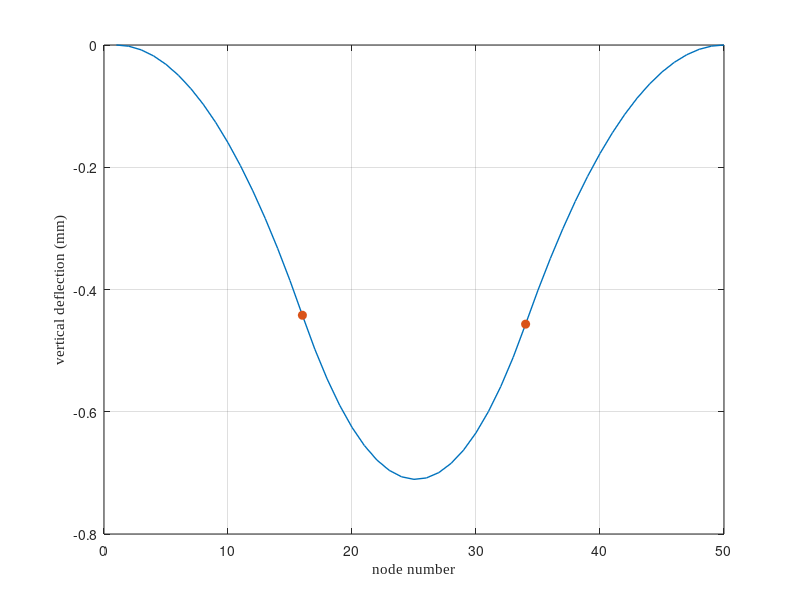
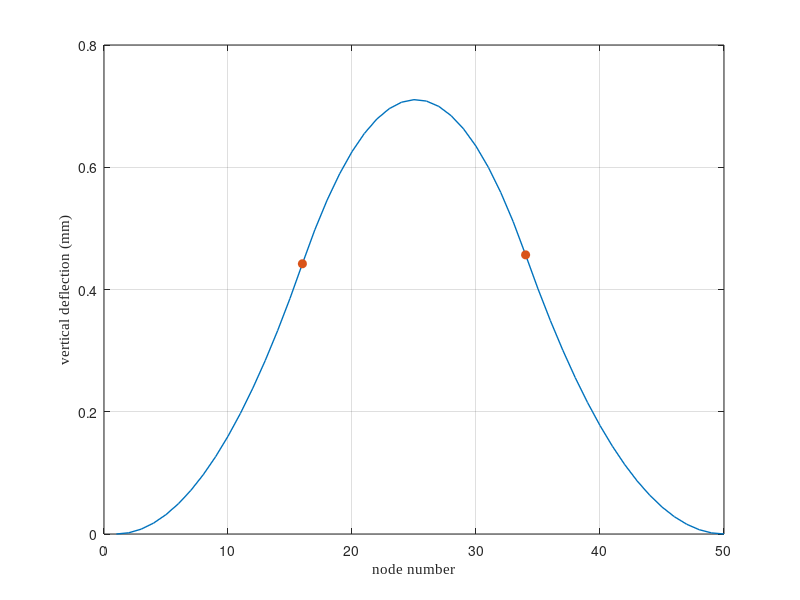
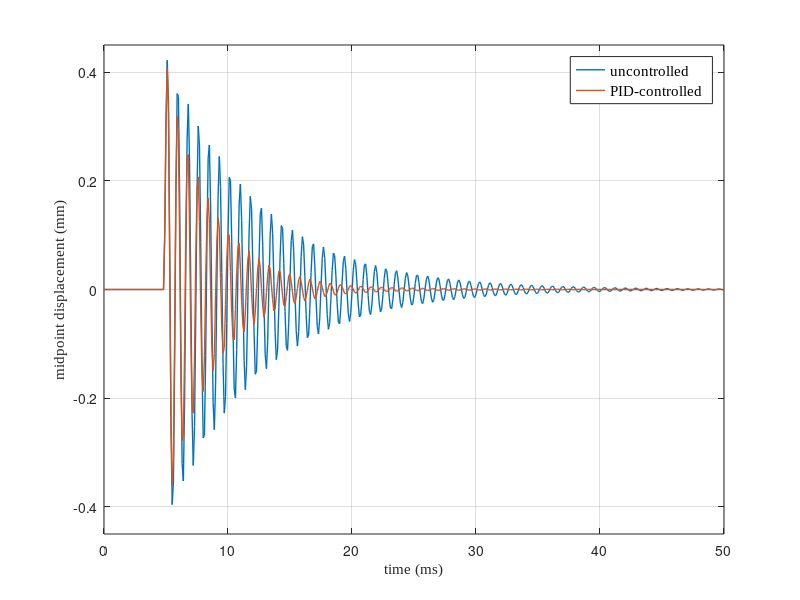
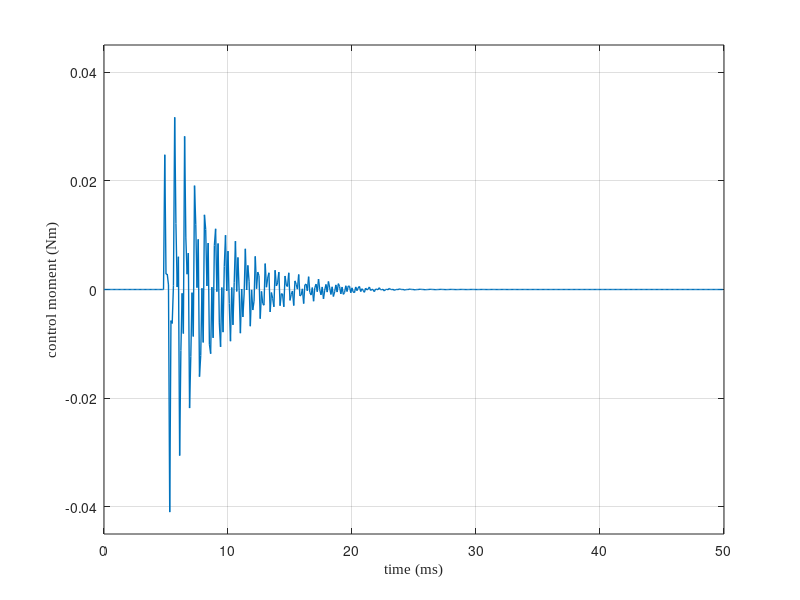

MATLAB code to generate these figures, in order: (Note: this script raises an error after producing the figures.)
clear; clc; close all;
saveDir = 'C:\Users\trott\Dropbox\Conference Papers\In Progress\Roberts2025_IMECE\Latex\Figures';
if ~exist(saveDir, 'dir')
    mkdir(saveDir);
end

%% FEM Model Setup
% nElem = 49; E = 210e9; A = 0.01; I = 8.333e-6; rho = 7850; L = 2;
%nElem = 49; E = 210e9; width = 0.05; thickness = 0.005; rho = 7850; L = 1;
nElem = 49; 
E = 1.8602e10; 
rho = 515.379; 
width = 0.0254; 
thickness = 0.0016002; 
L = 0.0889;

A = width * thickness; I = (width * thickness^3) / 12; 
nNode = nElem + 1; dof_per_node = 3; totalDOF = nNode * dof_per_node;
Le = L / nElem;
nFrames = 50; colors = lines(nFrames);

m_elem = rho * width * thickness * Le;  % ≈ 0.0006 kg
g = 9.81;
accel_g = 5000;
a_shock = accel_g * g;  % 49,050 m/s²
F_shock = m_elem * a_shock;  % ≈ 0.03 N

% Element matrices
ke_axial = (E*A/Le)*[1 -1; -1 1];
ke_bend = (E*I/Le^3)*[12 6*Le -12 6*Le; 6*Le 4*Le^2 -6*Le 2*Le^2;
                      -12 -6*Le 12 -6*Le; 6*Le 2*Le^2 -6*Le 4*Le^2];
ke = zeros(6); me = zeros(6);
axial = [1 4]; bend = [2 3 5 6];
ke(axial,axial) = ke_axial; ke(bend,bend) = ke_bend;

me_axial = (rho*A*Le/6)*[2 1; 1 2];
me_bend = (rho*A*Le/420)*[156 22*Le 54 -13*Le; 22*Le 4*Le^2 13*Le -3*Le^2;
                          54 13*Le 156 -22*Le; -13*Le -3*Le^2 -22*Le 4*Le^2];
me(axial,axial) = me_axial; me(bend,bend) = me_bend;

K = zeros(totalDOF); M = zeros(totalDOF);
for e = 1:nElem
    idx = (e-1)*dof_per_node + (1:6);
    K(idx,idx) = K(idx,idx) + ke;
    M(idx,idx) = M(idx,idx) + me;
end

% Fixed-fixed boundary
fixedDOF = [1,2,3, totalDOF-2, totalDOF-1, totalDOF];
freeDOF = setdiff(1:totalDOF, fixedDOF);
Kf = K(freeDOF,freeDOF); Mf = M(freeDOF,freeDOF);

%% Static Deflection Under Moment Couple
% Prepare load vector
F_static = zeros(totalDOF, 1);

% Define same moment couple as in control: Nodes 20 and 30
nodeL = 16; nodeR = 34;
DOF_thetaL = (nodeL - 1)*dof_per_node + 3;
DOF_thetaR = (nodeR - 1)*dof_per_node + 3;

M0 = 0.5;  % Nm magnitude of static moment
F_static(DOF_thetaL) = -M0;
F_static(DOF_thetaR) = +M0;

% Apply boundary conditions
F_static_reduced = F_static(freeDOF);

% Solve static equilibrium: Kf * u = F_static
U_static = zeros(totalDOF, 1);
U_static(freeDOF) = Kf \ F_static_reduced;

% Extract vertical displacements
x_nodes = 1:nNode;
w_static = U_static(2:dof_per_node:end);  % vertical DOFs

figure('Units','inches','Position',[1 1 3.6 2.0]);
plot(x_nodes, 1e3*w_static, '-', 'LineWidth', 1);
hold on;

% Mark moment application nodes with red circles
plot(x_nodes([nodeL, nodeR]), 1e3*w_static([nodeL, nodeR]), 'o', ...
     'MarkerSize', 6, 'MarkerFaceColor', colors(2,:), 'Color', colors(2,:));

xlabel('node number', 'FontName', 'Times New Roman', 'FontSize', 11);
ylabel('vertical deflection (mm)', 'FontName', 'Times New Roman', 'FontSize', 11);
ylim([-0.8 0]);
grid on; box on;
print(gcf, fullfile(saveDir, 'static_deflection_moment1'), '-dpng', '-r300');

F_static(DOF_thetaL) = +M0;  % flipped
F_static(DOF_thetaR) = -M0;

% Apply BCs and solve
F_static_reduced = F_static(freeDOF);
U_static = zeros(totalDOF, 1);
U_static(freeDOF) = Kf \ F_static_reduced;

% Extract and plot
x_nodes = 1:nNode;
w_static = U_static(2:dof_per_node:end);  % vertical DOFs

figure('Units','inches','Position',[1 1 3.6 2.0]);
plot(x_nodes, 1e3*w_static, '-', 'LineWidth', 1);
hold on;

% Mark moment application nodes with red circles
plot(x_nodes([nodeL, nodeR]), 1e3*w_static([nodeL, nodeR]), 'o', ...
     'MarkerSize', 6, 'MarkerFaceColor', colors(2,:), 'Color', colors(2,:));
xlabel('node number', 'FontName', 'Times New Roman', 'FontSize', 11);
ylabel('vertical deflection (mm)', 'FontName', 'Times New Roman', 'FontSize', 11);
ylim([0 0.8]);
grid on; box on;
print(gcf, fullfile(saveDir, 'static_deflection_moment2'), '-dpng', '-r300');


%% Rayleigh damping
zeta1 = 0.02; zeta2 = 0.05; % A higher zeta2 leads to more natural high-frequency damping
[Phi,D] = eig(Kf,Mf); omega = sqrt(diag(D));
Ar = [1/(2*omega(1)) omega(1)/2; 1/(2*omega(2)) omega(2)/2];
ab = Ar\[zeta1; zeta2]; alpha = ab(1); beta = ab(2);
Cf = alpha*Mf + beta*Kf;

%% Time Integration Setup
dt = 1e-4; Tmax = 0.05; Nt = round(Tmax/dt); t = (0:Nt)*dt;
nDOF_f = length(freeDOF);

% Initial Conditions
W_free = zeros(nDOF_f,Nt+1); V = zeros(nDOF_f,Nt+1); Aacc = zeros(nDOF_f,Nt+1);

% Apply impulse near control region
impulse_node = round(25);  
mid_dof_global = (impulse_node-1)*dof_per_node + 2;
mid_dof = find(freeDOF==mid_dof_global);

f_dyn = zeros(nDOF_f, Nt+1);
impulse_val = 30;

% Apply impulse starting at 0.1 ms (0.0001 s)
impulse_start_time = 0.005;  % seconds
impulse_duration = 0.0001;     % impulse lasts for 1 ms
start_idx = round(impulse_start_time / dt);
num_impulse_steps = round(impulse_duration / dt);

% impulse_val = F_shock;  % ≈ 0.03 N
% impulse_duration = 0.0001;  % 100 µs
% start_idx = round(impulse_start_time / dt);
% num_impulse_steps = round(impulse_duration / dt);
% f_dyn(mid_dof, start_idx : start_idx + num_impulse_steps - 1) = impulse_val;

% Apply impulse to f_dyn starting at start_idx
f_dyn(mid_dof, start_idx : start_idx + num_impulse_steps - 1) = impulse_val;

% Newmark coefficients
b = 1/4; g = 1/2;
a0 = 1/(b*dt^2); a1 = g/(b*dt); a2 = 1/(b*dt); a3 = 1/(2*b)-1;
a4 = g/b - 1; a5 = dt*(g/(2*b)-1);
Keff = Kf + a1*Cf + a0*Mf;

%% Free Response Simulation
W = W_free; Aacc(:,1) = Mf\(f_dyn(:,1) - Cf*V(:,1) - Kf*W(:,1));
for n = 1:Nt
    Feff = f_dyn(:,n+1) + ...
        Mf*(a0*W(:,n) + a2*V(:,n) + a3*Aacc(:,n)) + ...
        Cf*(a1*W(:,n) + a4*V(:,n) + a5*Aacc(:,n));
    W(:,n+1) = Keff \ Feff;
    Aacc(:,n+1) = a0*(W(:,n+1)-W(:,n)) - a2*V(:,n) - a3*Aacc(:,n);
    V(:,n+1) = V(:,n) + dt*((1-g)*Aacc(:,n) + g*Aacc(:,n+1));
end
W_free = W; A_free = Aacc; V_free = V;

% Control nodes (adjacent rotation DOFs)
left_node = 18; right_node = 32;
thetaL_global = (left_node - 1)*dof_per_node + 3;
thetaR_global = (right_node - 1)*dof_per_node + 3;
idL = find(freeDOF==thetaL_global); idR = find(freeDOF==thetaR_global);

if isempty(idL) || isempty(idR)
    error('Control node DOFs not found in freeDOF!');
end

%% PID Tuning Sweep
% Kp_vals = logspace(-2, -1, 10);
% Kd_vals = logspace(-6, -4, 10);
% Ki_vals = logspace(-8, -1, 5);
% results_pid = [];
% 
% peak_response = max(abs(W_free(mid_dof,:)));
% 
% fprintf('Running PID Tuning Sweep:\n');
% for kp = Kp_vals
%     for kd = Kd_vals
%         for ki = Ki_vals
%             fprintf('  Kp=%.1e, Kd=%.1e, Ki=%.1e ...\n', kp, kd, ki);
%             [peak, settle, rms_a] = run_PID_simulation(kp, kd, ki, ...
%                     zeros(nDOF_f,Nt+1), zeros(nDOF_f,Nt+1), zeros(nDOF_f,Nt+1), ...
%                     f_dyn, Mf, Cf, Kf, Keff, dt, Nt, t, mid_dof, freeDOF, totalDOF, ...
%                     dof_per_node, left_node, right_node, peak_response);
% 
%             results_pid = [results_pid; kp, kd, ki, 1e3*peak, settle, rms_a];
%         end
%     end
% end
% 
% T_pid = array2table(results_pid, ...
%     'VariableNames', {'Kp', 'Kd', 'Ki', 'PeakDisp_mm', 'SettleTime_ms', 'RMSAccel'});
% disp(T_pid);
% sorted_pid = sortrows(T_pid, {'PeakDisp_mm', 'SettleTime_ms', 'RMSAccel'});
% best_pid = sorted_pid(1,:);

%% Use Optimal PID Gains
% Kp = best_pid.Kp;
% Kd = best_pid.Kd;
% Ki = best_pid.Ki;
Kp = 0.1;
Kd = 0.00015;      
Ki = 0.01;
fprintf('Using optimal PID gains: Kp = %.2e, Kd = %.2e, Ki = %.2e\n', Kp, Kd, Ki);

%% Run PID Simulation for Plotting (with shutoff)
W_pid = zeros(nDOF_f,Nt+1); 
V_pid = zeros(nDOF_f,Nt+1); 
A_pid = zeros(nDOF_f,Nt+1);
f_pid = f_dyn; 
M_record_pid = zeros(1,Nt);
curvature_integral = 0;

peak_response = max(abs(W_free(mid_dof,:)));
control_threshold = 0.075 * peak_response;   
sustain_steps = round(0.005 / dt);          
below_thresh_counter = 0;
control_active = true;
decay_factor = 1.0;
decay_tau = 0.005;  
decay_started = false;

for n = 1:Nt
    % Check midpoint DOF magnitude
    if abs(W_pid(mid_dof, n)) < control_threshold
        below_thresh_counter = below_thresh_counter + 1;
    else
        below_thresh_counter = 0;
    end

    % Trigger decay if sustained below threshold
    if control_active && below_thresh_counter >= sustain_steps
        control_active = false;
        decay_started = true;
        decay_start_time = t(n);
    end

    % Update decay factor if in decay mode
    if decay_started
        elapsed_decay = t(n) - decay_start_time;
        decay_factor = exp(-elapsed_decay / decay_tau);
        % Optional: zero control if it’s negligible
        if decay_factor < 1e-4
            decay_factor = 0;
        end
    else
        decay_factor = 1.0;
    end

    % Control moment calculation (decay applied to full law)
    thetaL = W_pid(idL, n); thetaR = W_pid(idR, n);
    dthetaL = V_pid(idL, n); dthetaR = V_pid(idR, n);

    curvature = thetaR - thetaL;
    curvature_rate = dthetaR - dthetaL;
    curvature_integral = curvature_integral + curvature * dt;

    M_control = decay_factor * (-Kp * curvature - Kd * curvature_rate - Ki * curvature_integral);

    % Apply moment couple
    f_pid(idL, n+1) = f_pid(idL, n+1) - M_control;
    f_pid(idR, n+1) = f_pid(idR, n+1) + M_control;

    M_record_pid(n) = M_control;

    % Newmark Integration
    Feff = f_pid(:,n+1) + ...
        Mf*(a0*W_pid(:,n) + a2*V_pid(:,n) + a3*A_pid(:,n)) + ...
        Cf*(a1*W_pid(:,n) + a4*V_pid(:,n) + a5*A_pid(:,n));

    W_pid(:,n+1) = Keff \ Feff;
    A_pid(:,n+1) = a0*(W_pid(:,n+1)-W_pid(:,n)) - a2*V_pid(:,n) - a3*A_pid(:,n);
    V_pid(:,n+1) = V_pid(:,n) + dt*((1-g)*A_pid(:,n) + g*A_pid(:,n+1));
end

%% Plot Displacement Comparison with PID
figure('Units','inches','Position',[1 1 3.6 2.0]);
plot(1e3 * t, 1e3 * W_free(mid_dof,:), 'LineWidth', 1); hold on;
plot(1e3 * t, 1e3 * W_pid(mid_dof,:), 'LineWidth', 1);
xlabel('time (ms)', 'FontName', 'Times New Roman', 'FontSize', 11);
ylabel('midpoint displacement (mm)', 'FontName', 'Times New Roman', 'FontSize', 11);
legend({'uncontrolled', 'PID-controlled'}, 'FontName', 'Times New Roman', 'FontSize', 11);
ylim([-0.45 0.45]);
grid on; box on;
print(gcf, fullfile(saveDir, 'displacement_comparison_pid'), '-dpng', '-r300');

%% Plot Acceleration Comparison
A_free_g = A_free(mid_dof,:) / 9.81;
A_pid_g  = A_pid(mid_dof,:) / 9.81;

figure('Units','inches','Position',[1 1 3.6 2.0]);
plot(1e3 * t, A_free_g, 'LineWidth', 1); hold on;
plot(1e3 * t, A_pid_g, 'LineWidth', 1);

xlabel('time (ms)', 'FontName', 'Times New Roman', 'FontSize', 11);
ylabel('midpoint acceleration (g)', 'FontName', 'Times New Roman', 'FontSize', 11);
legend({'uncontrolled', 'PID-controlled'}, 'FontName', 'Times New Roman', 'FontSize', 9);

% Set Y-limits manually if needed
ylim([-5000 5000]);

% Fix Y-axis tick labels to show plain numbers
yticks(-5000:1000:5000);  % Change spacing if needed
yticklabels(arrayfun(@num2str, -5000:1000:5000, 'UniformOutput', false));

grid on; box on;
set(gca, 'FontName', 'Times New Roman', 'FontSize', 11, 'LineWidth', 1);

%% Plot PID Control Moment
figure('Units','inches','Position',[1 1 3.6 2.0]);
plot(1e3 * t(1:Nt), M_record_pid, 'LineWidth', 1);
xlabel('time (ms)', 'FontName', 'Times New Roman', 'FontSize', 11);
ylabel('control moment (Nm)', 'FontName', 'Times New Roman', 'FontSize', 11);
ylim([-0.045 0.045]);
grid on; box on;
print(gcf, fullfile(saveDir, 'control_moment_pid'), '-dpng', '-r300');

%% Reconstruct full DOF history
U_hist = zeros(totalDOF, Nt+1);
U_hist(freeDOF, :) = W_free;

% Extract vertical displacements
w_hist = U_hist(2:dof_per_node:end, :);
x_nodes = 1:nNode;
t_hist = t;

% Choose frames
frame_idx = round(linspace(1, size(w_hist, 2), nFrames));

% Build colormap based on time progression
cmap = turbo(nFrames);  % Or use 'parula', 'jet', etc.

% Create figure
figure('Units','inches','Position',[1 1 3.6 3.0]);
hold on;

for i = 1:nFrames
    color = cmap(i, :);
    plot(x_nodes, 1e3 * w_hist(:, frame_idx(i)), '-', ...
         'LineWidth', 1.2, 'Color', color);
end

xlabel('node number', 'FontName', 'Times New Roman', 'FontSize', 11);
ylabel('vertical deflection (mm)', 'FontName', 'Times New Roman', 'FontSize', 11);
ylim([-0.3 0.5]);
grid on; box on;
set(gca, 'FontName', 'Times New Roman', 'FontSize', 11, 'LineWidth', 1);

% Add custom colorbar as time legend
colormap(cmap);
cb = colorbar('southoutside');
cb.Ticks = linspace(0, 1, 5);
cb.TickLabels = arrayfun(@(i) sprintf('%.0f', 1e3 * t_hist(frame_idx(i))), ...
                         round(linspace(1, nFrames, 5)), 'UniformOutput', false);
cb.Label.String = 'time scale (ms)';
cb.Label.FontName = 'Times New Roman';
cb.Label.FontSize = 11;
print(gcf, fullfile(saveDir, 'beam_shape_over_time_free_colormap'), '-dpng', '-r300');


%% Performance Metrics
disp('Performance Comparison:');

% Metrics
peak_free = max(abs(W_free(mid_dof,:)));
control_active = true;
control_threshold = 0.01 * peak_free;  % 1% of peak
sustain_steps = round(0.005 / dt);     % 5 ms
below_thresh_counter = 0;
peak_pid = max(abs(W_pid(mid_dof,:)));
rms_window = t <= 0.015;
rms_a_free = rms(A_free(mid_dof, rms_window));
rms_a_pid = rms(A_pid(mid_dof, rms_window));
rms_a_free_dB = 20 * log10(rms_a_free);
rms_a_pid_dB  = 20 * log10(rms_a_pid);

% Settling thresholds
settle_thresh_free = 0.05 * peak_free;
settle_thresh_pid   = 0.05 * peak_pid;
sustain_steps = round(0.005 / dt);  % 5 ms

[~, peak_idx_free] = max(abs(W_free(mid_dof,:)));
[~, peak_idx_pid]   = max(abs(W_pid(mid_dof,:)));

settle_free_ms = NaN;
settle_pid_ms   = NaN;

% Settling time detection
for k = peak_idx_free : Nt - sustain_steps
    window = abs(W_free(mid_dof, k : k + sustain_steps));
    if all(window < settle_thresh_free)
        settle_free_ms = t(k) * 1e3;
        break;
    end
end

for k = peak_idx_pid : Nt - sustain_steps
    window = abs(W_pid(mid_dof, k : k + sustain_steps));
    if all(window < settle_thresh_pid)
        settle_pid_ms = t(k) * 1e3;
        break;
    end
end

% Compute improvements
cond_Keff = cond(Keff);
peak_improvement = (peak_free - peak_pid) / peak_free * 100;
rms_improvement = (rms_a_free_dB - rms_a_pid_dB) / rms_a_free_dB * 100;
% fprintf('DEBUG: RMS free = %.4f, RMS pd = %.4f\n', rms_a_free, rms_a_pid);

if ~isnan(settle_free_ms) && ~isnan(settle_pid_ms) && settle_free_ms > 0
    settle_improvement = (settle_free_ms - settle_pid_ms) / settle_free_ms * 100;
else
    settle_improvement = NaN;
end

% Display results
fprintf('Condition number of Keff: %.2e\n', cond_Keff);
fprintf('%-25s %-12s %-12s %-12s\n', 'Metric', 'Free', 'PD', 'Improvement');
fprintf('%-25s %-12.2f %-12.2f %-12.2f\n', 'Peak Displacement (mm)', ...
        1e3 * peak_free, 1e3 * peak_pid, peak_improvement);
if ~isnan(settle_free_ms) && ~isnan(settle_pid_ms)
    fprintf('%-25s %-12.2f %-12.2f %-12.2f\n', 'Settling Time (ms)', ...
            settle_free_ms, settle_pid_ms, settle_improvement);
else
    fprintf('%-25s %-12s %-12s %-12s\n', 'Settling Time (ms)', ...
            settle_free_ms_str(settle_free_ms), ...
            settle_free_ms_str(settle_pid_ms), '--');
end
fprintf('%-25s %-12.2f %-12.2f %-12.2f\n', 'RMS Accel (dB)', ...
        rms_a_free_dB, rms_a_pid_dB, rms_improvement);

% Helper function to print -- for NaNs
function out = settle_free_ms_str(val)
    if isnan(val)
        out = '--';
    else
        out = sprintf('%.2f', val);
    end
end

%% Helper function for PID simulation
function [peak_pid, settle_pid_ms, rms_pid] = run_PID_simulation(Kp, Kd, Ki, ...
    W0, V0, A0, f_dyn, Mf, Cf, Kf, Keff, dt, Nt, t, mid_dof, freeDOF, ...
    totalDOF, dof_per_node, left_node, right_node, peak_response)

    nDOF_f = size(W0, 1);
    W_pid = W0; V_pid = V0; A_pid = A0;
    f_pid = f_dyn;
    M_record = zeros(1, Nt);
    curvature_integral = 0;

    thetaL_global = (left_node - 1)*dof_per_node + 3;
    thetaR_global = (right_node - 1)*dof_per_node + 3;
    idL = find(freeDOF == thetaL_global); idR = find(freeDOF == thetaR_global);

    b = 1/4; g = 1/2;
    a0 = 1/(b*dt^2); a1 = g/(b*dt); a2 = 1/(b*dt); a3 = 1/(2*b)-1;
    a4 = g/b - 1; a5 = dt*(g/(2*b)-1);

    control_threshold = 0.075 * peak_response;   
    sustain_steps = round(0.005 / dt);          
    below_thresh_counter = 0;
    control_active = true;
    decay_factor = 1.0;
    decay_tau = 0.005;  
    decay_started = false;

    for n = 1:Nt
        % Check midpoint DOF magnitude
        if abs(W_pid(mid_dof, n)) < control_threshold
            below_thresh_counter = below_thresh_counter + 1;
        else
            below_thresh_counter = 0;
        end
    
        % Trigger decay if sustained below threshold
        if control_active && below_thresh_counter >= sustain_steps
            control_active = false;
            decay_started = true;
            decay_start_time = t(n);
        end
    
        % Update decay factor if in decay mode
        if decay_started
            elapsed_decay = t(n) - decay_start_time;
            decay_factor = exp(-elapsed_decay / decay_tau);
            % Optional: zero control if it’s negligible
            if decay_factor < 1e-4
                decay_factor = 0;
            end
        else
            decay_factor = 1.0;
        end
    
        % Control moment calculation (decay applied to full law)
        thetaL = W_pid(idL, n); thetaR = W_pid(idR, n);
        dthetaL = V_pid(idL, n); dthetaR = V_pid(idR, n);
    
        curvature = thetaR - thetaL;
        curvature_rate = dthetaR - dthetaL;
        curvature_integral = curvature_integral + curvature * dt;
    
        M_control = decay_factor * (-Kp * curvature - Kd * curvature_rate - Ki * curvature_integral);
    
        % Apply moment couple
        f_pid(idL, n+1) = f_pid(idL, n+1) - M_control;
        f_pid(idR, n+1) = f_pid(idR, n+1) + M_control;
    
        M_record_pid(n) = M_control;
    
        % Newmark Integration
        Feff = f_pid(:,n+1) + ...
            Mf*(a0*W_pid(:,n) + a2*V_pid(:,n) + a3*A_pid(:,n)) + ...
            Cf*(a1*W_pid(:,n) + a4*V_pid(:,n) + a5*A_pid(:,n));
    
        W_pid(:,n+1) = Keff \ Feff;
        A_pid(:,n+1) = a0*(W_pid(:,n+1)-W_pid(:,n)) - a2*V_pid(:,n) - a3*A_pid(:,n);
        V_pid(:,n+1) = V_pid(:,n) + dt*((1-g)*A_pid(:,n) + g*A_pid(:,n+1));
    end

    response = W_pid(mid_dof, :);
    peak_pid = max(abs(response));
    rms_pid = rms(A_pid(mid_dof, t <= 0.015));

    % Settling time detection
    settle_thresh = 0.05 * peak_pid;
    sustain_steps = round(0.005 / dt);
    [~, peak_idx] = max(abs(response));
    settle_pid_ms = NaN;

    for k = peak_idx:Nt - sustain_steps
        if all(abs(response(k:k + sustain_steps)) < settle_thresh)
            settle_pid_ms = (k * dt) * 1e3;
            break;
        end
    end
end
